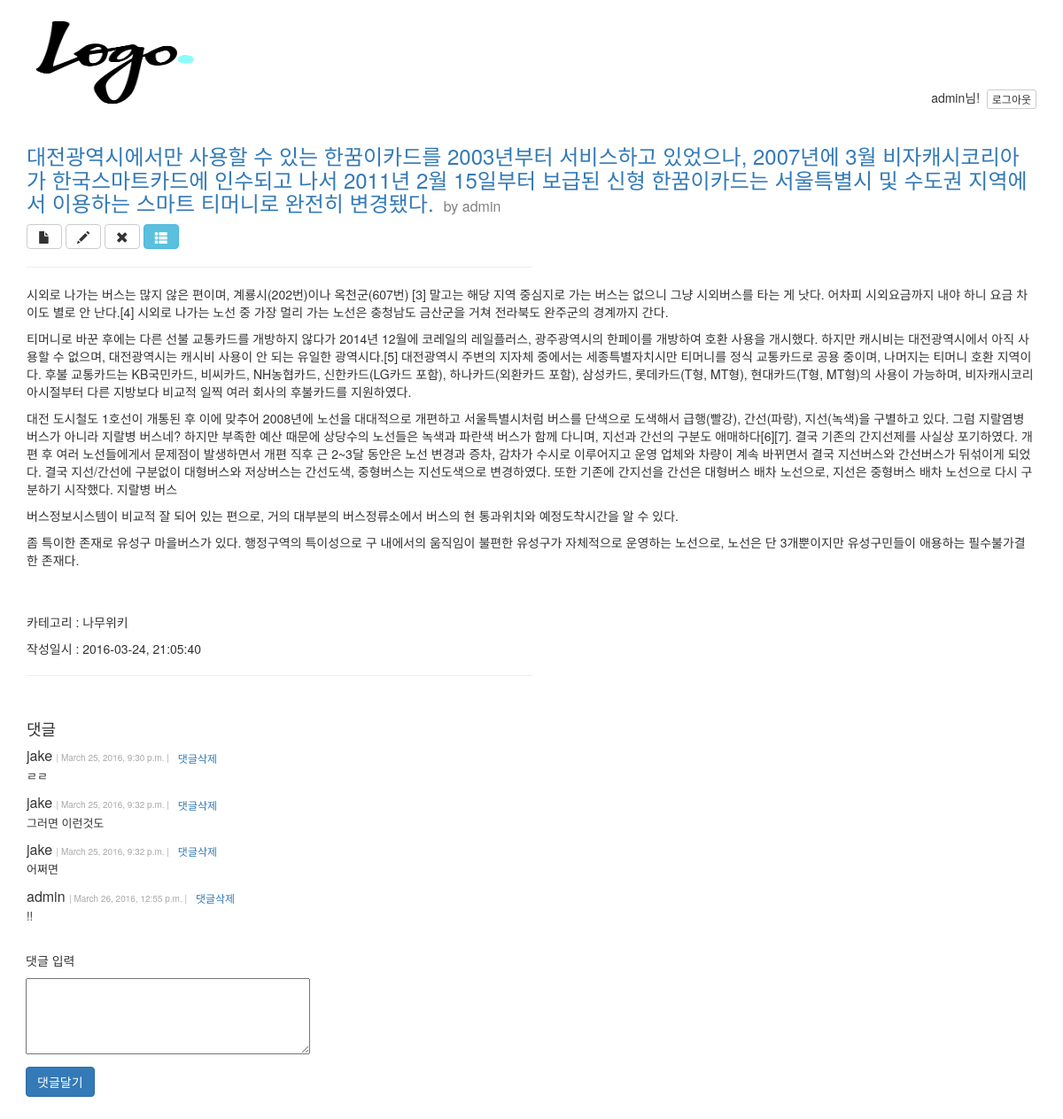
The app's page /post/5/ (signed in) with its own data.
### blog/models.py (models this page shows, shortened)
class Post(models.Model):
    user = models.ForeignKey(settings.AUTH_USER_MODEL) # 유저만이 글을 쓸 수 있음
    title = models.CharField(max_length=200, db_index=True)
    content = models.TextField(blank=False) # 제한이 없는 아주 큰 문자열
    photo = models.ImageField(blank=True, null=True)
    created_at = models.DateTimeField(auto_now_add=True) # 처음 데이터가 들어갈때 생성 일시가 자동으로 들어가도록
    updated_at = models.DateTimeField(auto_now=True) # 저장 시점의 일시 정보를 입력
    tag = models.ManyToManyField('Tag', blank=True) # 'Tag' 모델 클래스의 이름을 문자열로 하는 이유는 장고가 나중에 처리하도록 하기 위해서. 문자열이 아닐 경우 Post 클래스보다 앞에 있어야 함.
    category = models.ForeignKey('Category', blank=False, null=False) # blank는 폼에서 사용하는 것 null은 db에서 사용하는 것
    is_model_field = False
    class Meta: # 디폴트 정렬 기준 설정 - 가장 최근글 우선
        ordering = ('-created_at', '-pk')

class Category(models.Model):
    name = models.CharField(max_length=40)

class Comment(models.Model):
    user = models.ForeignKey(settings.AUTH_USER_MODEL)
    post = models.ForeignKey(Post)
    content = models.TextField(max_length=200)
    created_at = models.DateTimeField(auto_now_add=True)
    updated_at = models.DateTimeField(auto_now=True)

### blog/views.py (the view, shortened to what this page needs)
# urls.py: url(r'^post/(?P<pk>[0-9]+)/$', blog_views.view_post, name='view_post'),
def view_post(request, pk):
    the_post = get_object_or_404(Post, pk=pk)
    the_comment = Comment.objects.filter(post=the_post)
    if request.method == 'GET':
        pass
    return render(request, 'view_post.html', {
        'post': the_post,
        'comment': the_comment,
    })

### blog/templates/view_post.html (shortened to what this page needs)
{% extends 'blog_layout.html' %}
{% load bootstrap3 %}
{% block content %}
<div class="post_container">
    <div>
        <h3>
            <a href="{% url 'view_post' pk=post.pk %}">{{ post.title }}</a> <font color="grey" size="3">&nbsp;by {{ post.user }}</font>
        </h3>
            <a class="btn btn-default" href="{% url 'create_post' %}"><span class="glyphicon glyphicon-file"></a>
            <a class="btn btn-default" href="{% url 'edit_post' pk=post.pk %}"><span class="glyphicon glyphicon-pencil"></span></a>
            <a class="btn btn-default" href="{% url 'delete_post' pk=post.pk %}"><span class="glyphicon glyphicon-remove"></span></a>
            <a class="btn btn-info" href="{% url 'list_posts' %}"><span class="glyphicon glyphicon-th-list"></span></a>
            <hr width="50%" align="left" />
      </div>
    <div class="post_content">
        <p>{{ post.content | linebreaks | default:"내용 없음."  }}</p>
    </div><br><br>
    <div>
        <p>카테고리 : {{ post.category.name }}</p>
        <p>작성일시 : {{ post.created_at | date:"Y-m-d, H:i:s" }}</p>
    </div>
    <hr width="50%" align="left" />
</div>
{% with comments=post.comment_set.all %}
    {% include 'list_comments.html' %}
{% endwith %}<br>
<form method="POST" action="" class="form-horizontal">
    <div class="form-group form-group-sm">
        <p>&emsp;댓글 입력</p>
        <p>
        &emsp;<textarea rows="4" cols="40" name="content"></textarea>
        </p>
        <p>
        &emsp;{% bootstrap_button "댓글달기" button_type="submit" button_class="btn-primary" %}
        </p>
    </div>
</form>
{% endblock %}

### blog/templates/blog_layout.html (shortened to what this page needs)
{% load bootstrap3 %}
{% load staticfiles %}
<html>
    <head>
        <link rel="stylesheet" href="http://maxcdn.bootstrapcdn.com/bootstrap/3.3.6/css/bootstrap.min.css">
        {% bootstrap_css %}
        <br>
        <img src="{% static "Logo.png" %}" width="200" height="100" align="left">
        <br><br><br><br>
        {% if request.user.is_authenticated %}
            <div style="text-align:right">{{ request.user }}님!
                &nbsp;<a href="{% url 'logout_url' %}" class="btn btn-default btn-xs" role="button"> 로그아웃 </a><br><br>
            </div>
        {% else %}
            <div style="text-align:right">
                &nbsp;<a href="{% url 'login_url' %}" class="btn btn-link btn-lg" role="button">로그인</a>
            </div>
        {% endif %}
    </head>
    <body class="container">
        {% block content %}{% endblock %}
    </body>
</html>

### blog/templates/list_comments.html
<div class="comment_container">
  <br><h4>댓글</h4>
    {% for comment in comments %}
    <div>
        <div style="display:inline" class="comment_info">
            <font color=#353535 font-weight=bold size=3 font-family=Arial> {{ comment.user }} </font>
            <font color=darkgrey size=1>| {{ comment.created_at }} |</font>
        </div>
        <a href="{% url 'delete_comment' pk=comment.pk %}">
            <button type="button" class="btn btn-link btn-xs">댓글삭제</button>
        </a>
        <div style="display:inline" class="comment_content"><font size=2>{{ comment.content | linebreaks }}</font></div>
    </div>
    {% empty %}
    <p><font size=2 color="darkgray">(댓글 없음)</font></p>
    {% endfor %}
</div>

### blog/templates/blog_layout.html (style rules this page uses)
img { max-width: 100%; }

### records on screen
Post: title "대전광역시에서만 사용할 수 있는 한꿈이카드를 2003년부터 서비스하고 있었으나, 2007년에 3월 비자캐시코리아가 한국스마트카드에 인수되고 나서 2011년 2월 15일부터 보급된 신형 한꿈이카드는 서울특별시 및 수도권 지역에서 이용하는 스마트 티머니로 완전히 변경됐다.", user "admin", content "시외로 나가는 버스는 많지 않은 편이며, 계룡시(202번)이나 옥천군(607번) [3] 말고는 해당 지역 중심지로 가는 버스는 없으니 그냥 시외버스를 타는 게 낫다. 어차피 시외요금까지 내야 하니 요금 차이도 별로 안 난다.[4] 시외로 나가는 노선 중 가장 멀리 가는 노선은 충청남도 금산군을 거쳐 전라북도 완주군의 경계까지 간다. 티머니로 바꾼 후에는 다른 선불 교통카드를 개방하지 않다가 2014년 12월에 코레일의 레일플러스, 광주광역시의 한페이를 개방하여 호환 사용을 개시했다. 하지만 캐시비는 대전광역시에서 아직 사용할 수 없으며, 대전광역시는 캐시비 사용이 안 되는 유일한 광역시다.[5] 대전광역시 주변의 지자체 중에서는 세종특별자치시만 티머니를 정식 교통카드로 공용 중이며, 나머지는 티머니 호환 지역이다. 후불 교통카드는 KB국민카드, 비씨카드, NH농협카드, 신한카드(LG카드 포함), 하나카드(외환카드 포함), 삼성카드, 롯데카드(T형, MT형), 현대카드(T형, MT형)의 사용이 가능하며, 비자캐시코리아시절부터 다른 지방보다 비교적 일찍 여러 회사의 후불카드를 지원하였다. 대전 도시철도 1호선이 개통된 후 이에 맞추어 2008년에 노선을 대대적으로 개편하고 서울특별시처럼 버스를 단색으로 도색해서 급행(빨강), 간선(파랑), 지선(녹색)을 구별하고 있다. 그럼 지랄염병 버스가 아니라 지랄병 버스네? 하지만 부족한 예산…", category.name "나무위키", created_at "2016-03-24, 21:05:40"
Comment: user "jake", created_at "March 25, 2016, 9:30 p.m.", content "ㄹㄹ"
Comment: user "jake", created_at "March 25, 2016, 9:32 p.m.", content "그러면 이런것도"
Comment: user "jake", created_at "March 25, 2016, 9:32 p.m.", content "어쩌면"
Comment: user "admin", created_at "March 26, 2016, 12:55 p.m.", content "!!"

### other values on screen
{{ request.user }} "admin"
